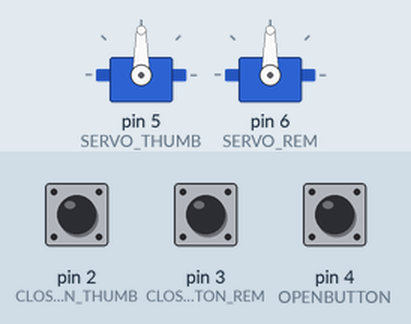
Recording of a sketch running on a simulated Arduino Uno, built with avr-gcc and run on an emulated ATmega328P. Parts: 2 × servo. The inputs (shaded band) are chosen by the test bench; at power-on: pin 2 (CLOSEBUTTON_THUMB) LOW, pin 3 (CLOSEBUTTON_REM) LOW, pin 4 (OPENBUTTON) LOW.

Above: at 1.2 s.
1.3 s: pin 2 (CLOSEBUTTON_THUMB) pulled HIGH for 1 s
3.8 s: pin 3 (CLOSEBUTTON_REM) pulled HIGH for 3.2 s
At 7.4 s:
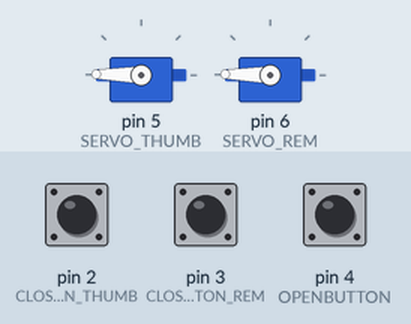
8.5 s: pin 4 (OPENBUTTON) pulled HIGH for 0.15 s
At 9.2 s:
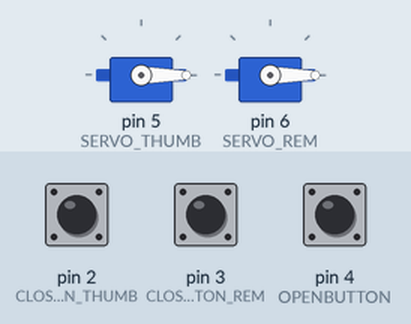
10.1 s: pin 3 (CLOSEBUTTON_REM) pulled HIGH for 1 s
At 11.9 s:
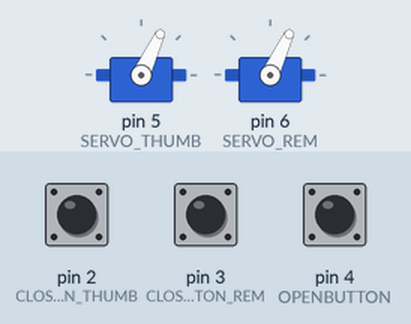
12.6 s: pin 2 (CLOSEBUTTON_THUMB) pulled HIGH for 3.2 s
At 15.0 s:
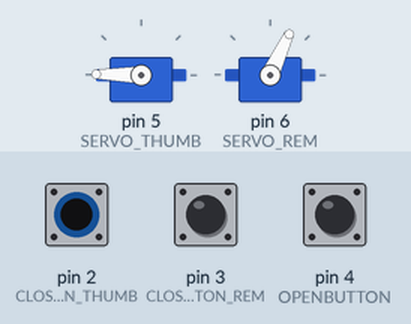
17.3 s: pin 4 (OPENBUTTON) pulled HIGH for 1 s
At 18.3 s:
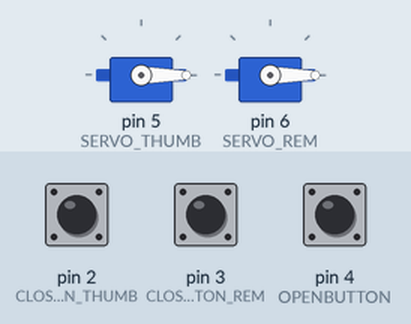
Timing chart, 0 to 20.3 s (numbered marks = the images above; inputs shaded):
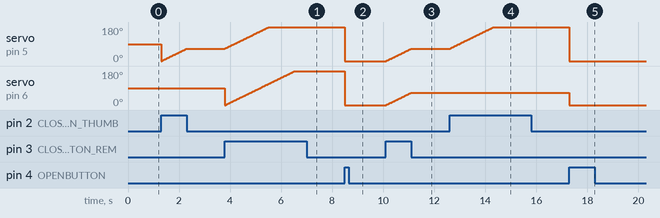

Measured:
- after the input at 3.8 s, servo on pin 5 (SERVO_THUMB): moves from 66° to 179° over 1.7 s, starting at once
- after the input at 8.5 s, servo on pin 5 (SERVO_THUMB), servo on pin 6 (SERVO_REM): 179° → 0° at once
- after the input at 10.1 s, servo on pin 5 (SERVO_THUMB), servo on pin 6 (SERVO_REM): moves from 0° to 65° over 0.97 s, starting at once
- after the input at 12.6 s, servo on pin 5 (SERVO_THUMB): moves from 65° to 179° over 1.7 s, starting at once
- after the input at 17.3 s, servo on pin 5 (SERVO_THUMB): 179° → 0° at once; servo on pin 6 (SERVO_REM): 65° → 0° at once

The sketch:

bionic-hand.ino
```cpp
#include <Servo.h>

#define CLOSEBUTTON_THUMB 2
#define CLOSEBUTTON_REM 3
#define OPENBUTTON 4

#define SERVO_THUMB 5
#define SERVO_REM 6

// Servo position that thumb should stop at when closing entire hand
int thumb_threshold = 180;
// Servo position that remaining fingers should stop at when closing entire hand
int rem_threshold = 180;

// Initialization of control button states
int closebuttonstate_thumb = 0;
int closebuttonstate_rem = 0;
int openbuttonstate = 0;

// Initialization of servo positions
int thumb_pos = 0;
int rem_pos = 0;

// Initialization of servo class instances
Servo thumbServo;
Servo remServo;

void setup() {
    // attach servo class
    thumbServo.attach(SERVO_THUMB);
    remServo.attach(SERVO_REM);
}

void loop() {
    closebuttonstate_thumb = digitalRead(CLOSEBUTTON_THUMB);
    closebuttonstate_rem = digitalRead(CLOSEBUTTON_REM);
    openbuttonstate = digitalRead(OPENBUTTON);

    if (closebuttonstate_thumb == HIGH){
        closeThumb();
    }
    if (closebuttonstate_rem == HIGH){
        closeHand();
    }
    if (openbuttonstate == HIGH){
        openHand();
    }
}

void closeThumb() {
    if (thumb_pos < thumb_threshold) {
        thumbServo.write(thumb_pos);
        thumb_pos += 1;
        delay(15);
    }
}

void closeHand() {
    if (thumb_pos < thumb_threshold) {
        thumbServo.write(thumb_pos);
        thumb_pos += 1;
    }
    if (rem_pos < rem_threshold) {
        remServo.write(rem_pos);
        rem_pos += 1;
    }
    delay(15);
}

void openHand() {
    rem_pos = 0;
    thumb_pos = 0;
    remServo.write(rem_pos);
    thumbServo.write(thumb_pos);
}


// #define FSR_PIN A0
//
// // Force reading at which thumb should stop squeezing grape
// int fsr_threshold = 30;
// // Data input from force sensor
// int fsrVal = 0;

// void closeHand_full() {
//     thumb_pos = thumb_threshold;
//     rem_pos = rem_threshold;
//     thumbServo.write(thumb_pos);
//     remServo.write(rem_pos);
// }
//    fsrVal = analogRead(FSR_PIN);
//
```
